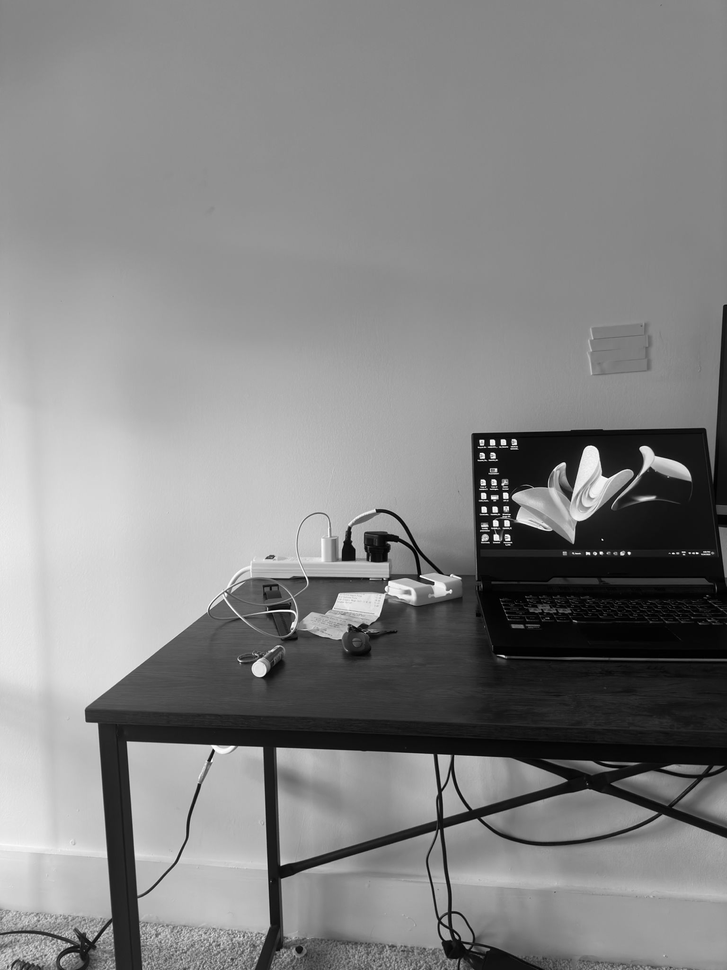
#> input picture Assignment2/Question 1/img2.png, 727 x 970 px, shrunk from 1536 x 2048 before the run
$ python harris.py
#> lines starting #> are read from the running program, lines starting #| are printed output that depends on the picture; after the words box and inside, x2 and y2 are one past the last pixel; in counts of white or black regions, pixels touching at a corner belong together
import numpy as np
import cv2
import matplotlib.pyplot as plt
import sys
image = cv2.imread(sys.path[0]+"/img2.png", 1)
#> image is the input picture: shape (970, 727, 3); min 0, max 255, mean 132.2
grayImg = cv2.cvtColor(image,cv2.COLOR_BGR2GRAY)
grayImg = np.float32(grayImg)
dest = cv2.cornerHarris(grayImg,8, 29, 0.05)
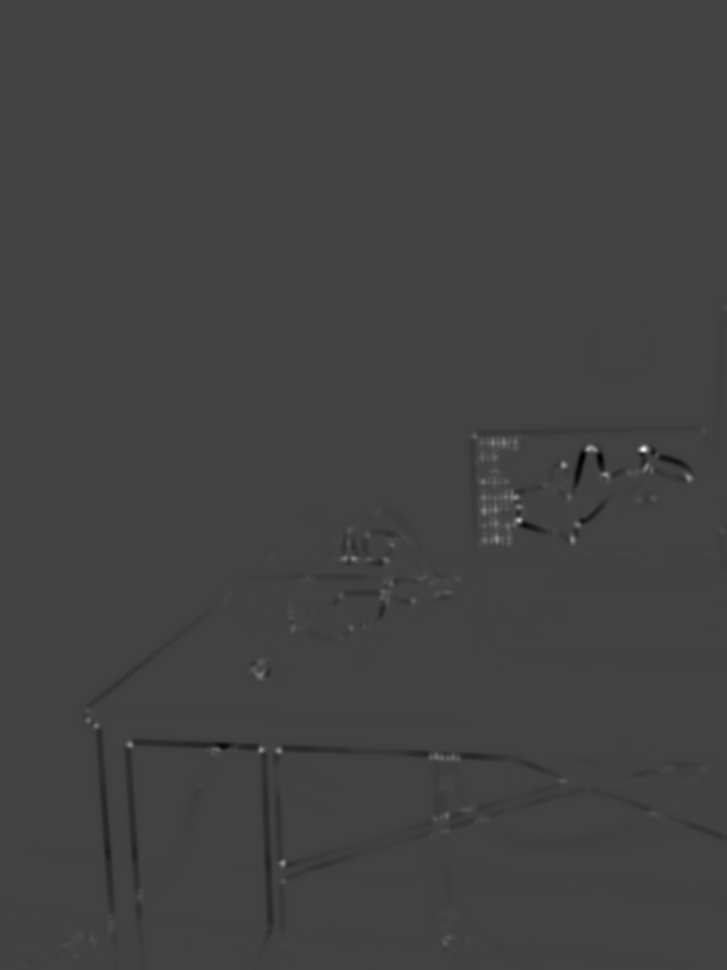
#> dest: shape (970, 727) float32; min -4.59e+36, max 1.31e+37, mean nan; drawn with min black and max white
dest = cv2.dilate(dest, None)
image[dest > 0.01 * dest.max()]=[0, 0, 255]
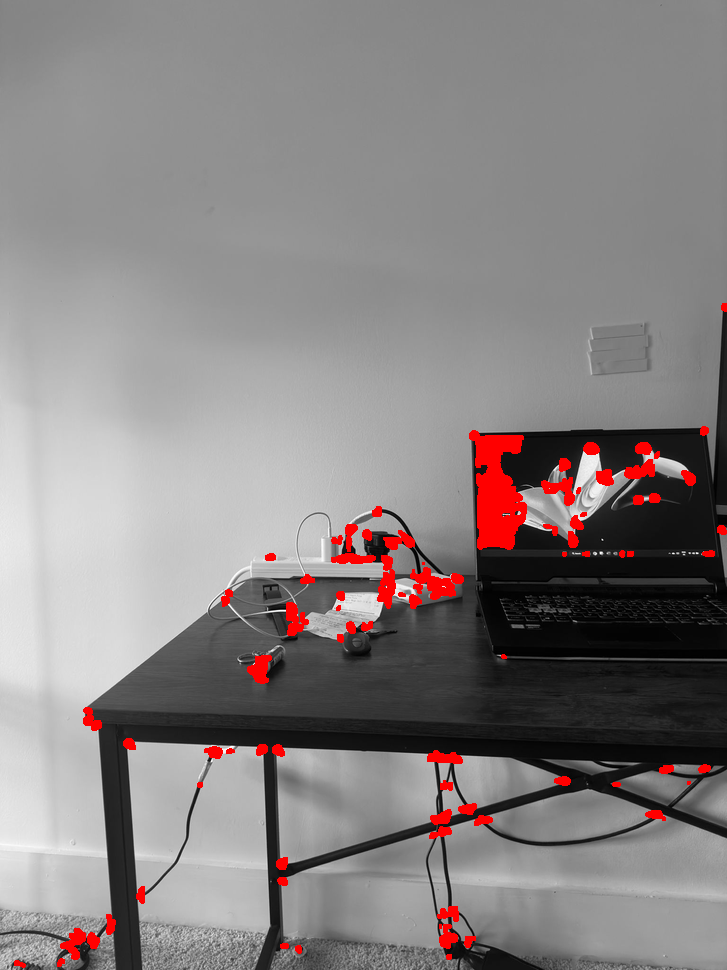
#> image: shape (970, 727, 3); 2.33% of pixels changed, all inside (x1, y1, x2, y2) = (14, 303, 727, 968)
cv2.imwrite("Harris_img2.png",image)
cv2.imshow('Image with corners', image)
plt.imshow(image)
plt.show()

$ run again, with Assignment2/Question 1/img1.png copied over Assignment2/Question 1/img2.png
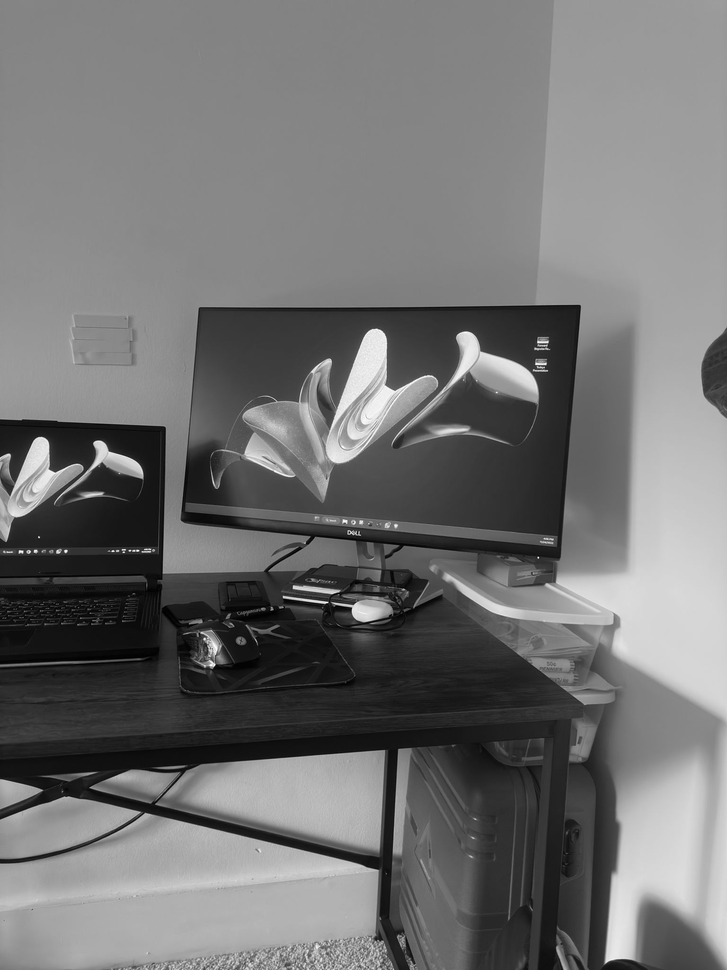
#> input picture Assignment2/Question 1/img1.png, 727 x 970 px, shrunk from 1536 x 2048 before the run
#> image is the input picture: shape (970, 727, 3); min 0, max 255, mean 114.3
#> `dest = cv2.cornerHarris(grayImg,8, 29, 0.05)`:
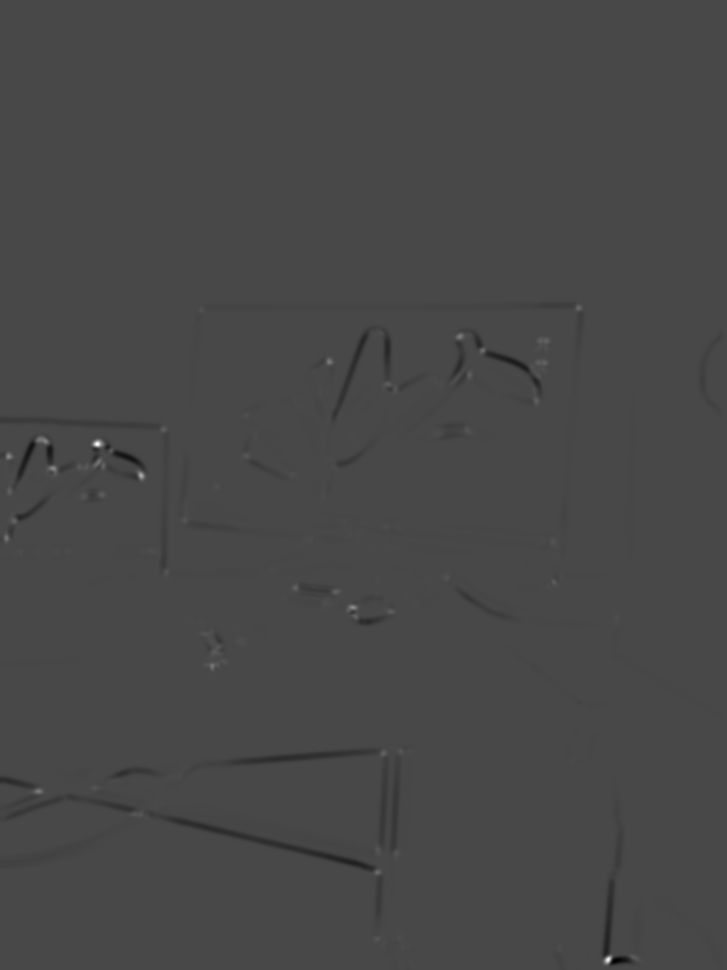
#> dest: shape (970, 727) float32; min -3.97e+36, max 1.01e+37, mean -inf; drawn with min black and max white
#> `image[dest > 0.01 * dest.max()]=[0, 0, 255]`:
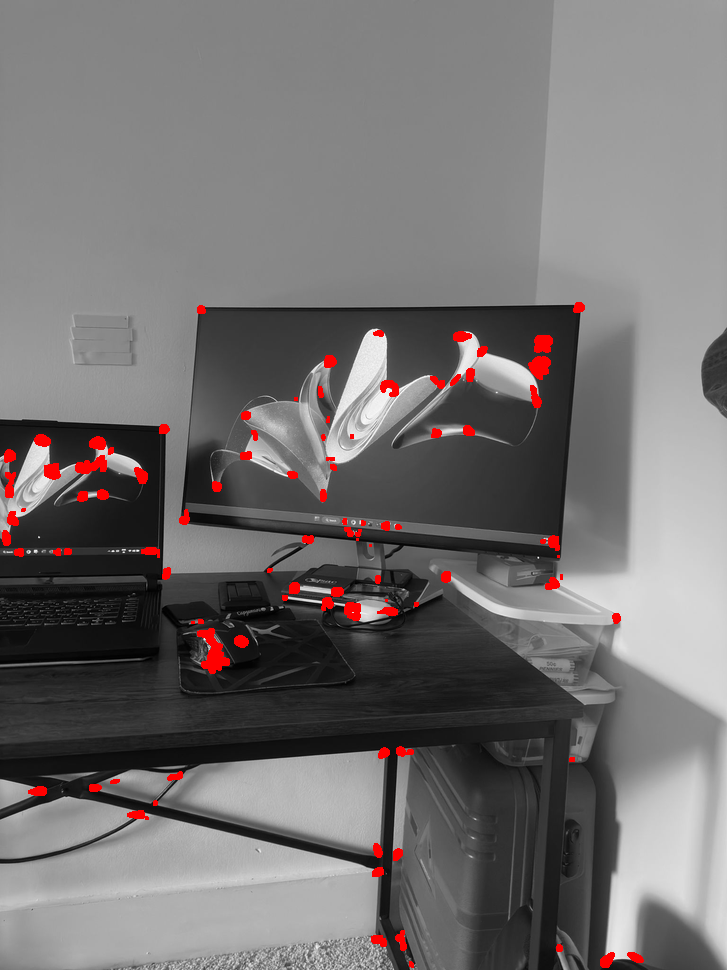
#> image: shape (970, 727, 3); 1.43% of pixels changed, all inside (x1, y1, x2, y2) = (2, 302, 644, 968)
